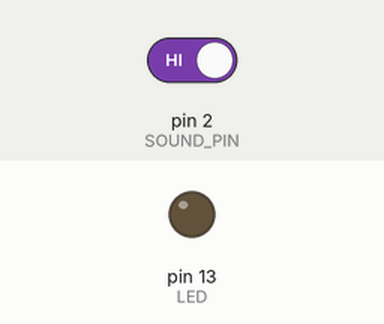
Simulated run of this sketch. Board: Arduino Uno, built with avr-gcc and run on an emulated ATmega328P. Shown: output pins drawn as LEDs (lit = HIGH). The inputs (shaded band) are chosen by the test bench; at power-on: pin 2 (SOUND_PIN) HIGH. What the sketch prints to the serial monitor is not drawn.

Above: at 1.2 s.
1.3 s: pin 2 (SOUND_PIN) driven LOW
2.9 s: pin 2 (SOUND_PIN) driven HIGH
At 3.8 s:
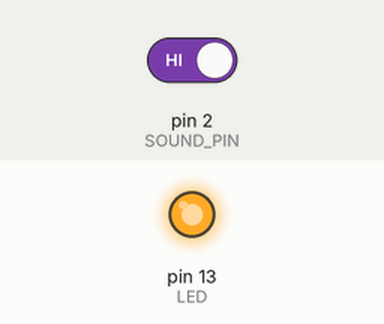
Timing chart, 0 to 5.9 s (numbered marks = the images above; inputs shaded):
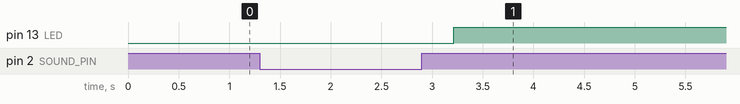

The sketch:

sound_smarthome_lightofon.ino
```cpp
#define SOUND_PIN 2
#define LED 13

bool ledState = false;
int clapCount = 0;
unsigned long lastClapTime = 0;
unsigned long clapWindow = 400; // time window to detect double clap (ms)

void setup() {
  Serial.begin(9600);
  pinMode(SOUND_PIN, INPUT);
  pinMode(LED, OUTPUT);
  digitalWrite(LED, LOW);
}

void loop() {
  bool current = digitalRead(SOUND_PIN);
  unsigned long now = millis();

  // Clap detected
  if (current == LOW) {
    if (now - lastClapTime > 100) { // debounce
      clapCount++;
      lastClapTime = now;
      Serial.print("Clap count: ");
      Serial.println(clapCount);
      delay(100);
    }
  }

  // After clap window expires — decide action
  if (clapCount > 0 && (now - lastClapTime > clapWindow)) {
    if (clapCount == 1) {
      // Single clap = OFF
      ledState = false;
      digitalWrite(LED, LOW);
      Serial.println("Single clap → Light OFF 💡");
    }
    else if (clapCount >= 2) {
      // Double clap = ON
      ledState = true;
      digitalWrite(LED, HIGH);
      Serial.println("Double clap → Light ON 💡");
    }
    clapCount = 0; // reset
  }
}
```

Measured:
- after the input at 1.3 s, every drawn part: stays the same
- after the input at 2.9 s, pin 13 (LED): LOW → HIGH after 0.32 s
